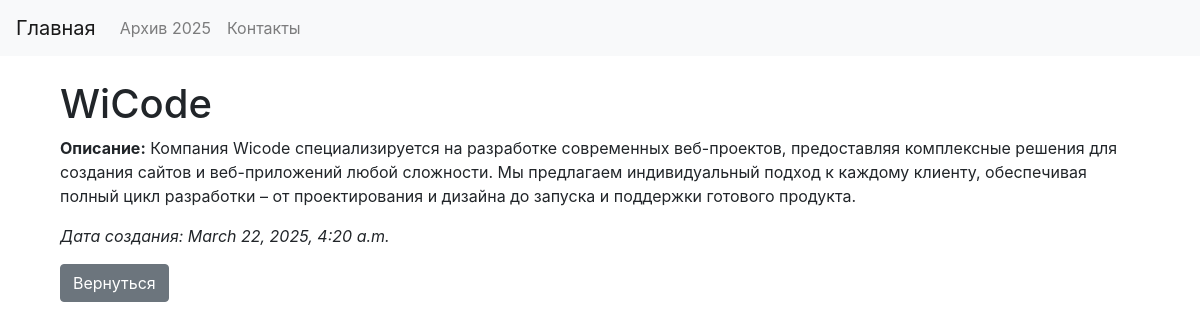
The page /detail/wicode/ on the database its author committed.
### portfolio/models.py (models this page shows, shortened)
class PortfolioItem(models.Model):
    title = models.CharField("Название", max_length=255)
    description = models.TextField("Описание")
    image = models.ImageField("Изображение", upload_to='portfolio_images/', blank=True, null=True)
    created_at = models.DateTimeField("Дата создания", auto_now_add=True)
    slug = models.SlugField(max_length=255, unique=True, blank=True, null=True)
    is_published = models.BooleanField("Опубликовано", default=True)
    category = models.CharField(
        "Категория",
        max_length=50,
        choices=CategoryType.choices,
        default=CategoryType.OTHER
    )
    objects = models.Manager()
    published = PublishedManager()

### portfolio/views.py (the view)
# urls.py: path('detail/<slug:slug>/', views.portfolio_detail, name='portfolio_detail'),
def portfolio_detail(request, slug):
    item = get_object_or_404(PortfolioItem, slug=slug)
    return render(request, 'portfolio/portfolio_detail.html', {'item': item})

### portfolio/converters.py (called while the page is built)
    def to_url(self, value):
        return f"{value:04d}"

### portfolio/templates/portfolio/portfolio_detail.html (shortened to what this page needs)
{% extends 'portfolio/base.html' %}
{% block content %}
<div class="container mt-4">
  <h1>{{ item.title }}</h1>
  <p><strong>Описание:</strong> {{ item.description }}</p>
  <p><em>Дата создания: {{ item.created_at }}</em></p>
  <a href="{% url 'portfolio:portfolio_list' %}" class="btn btn-secondary">Вернуться</a>
</div>
{% endblock %}

### rows shown on the page
PortfolioItem: title "WiCode", description "Компания Wicode специализируется на разработке современных веб-проектов, предоставляя комплексные решения для создания сайтов и веб-приложений любой сложности. Мы предлагаем индивидуальный подход к каждому клиенту, обеспечивая полный цикл разработки – от проектирования и дизайна до запуска и поддержки готового продукта.", created_at "March 22, 2025, 4:20 a.m."
